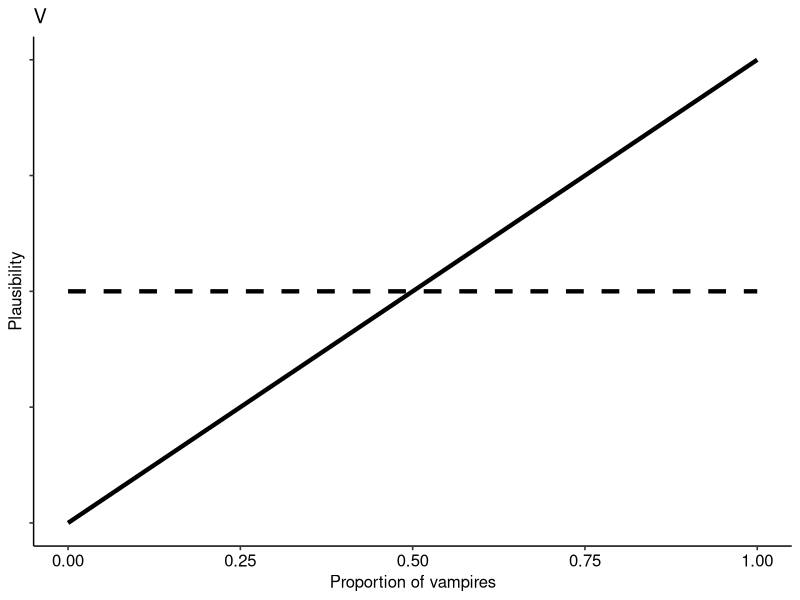
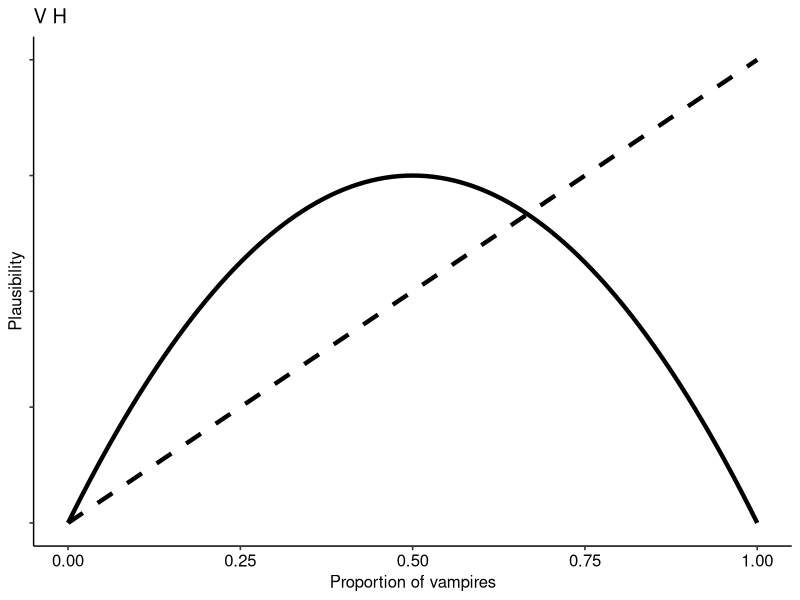
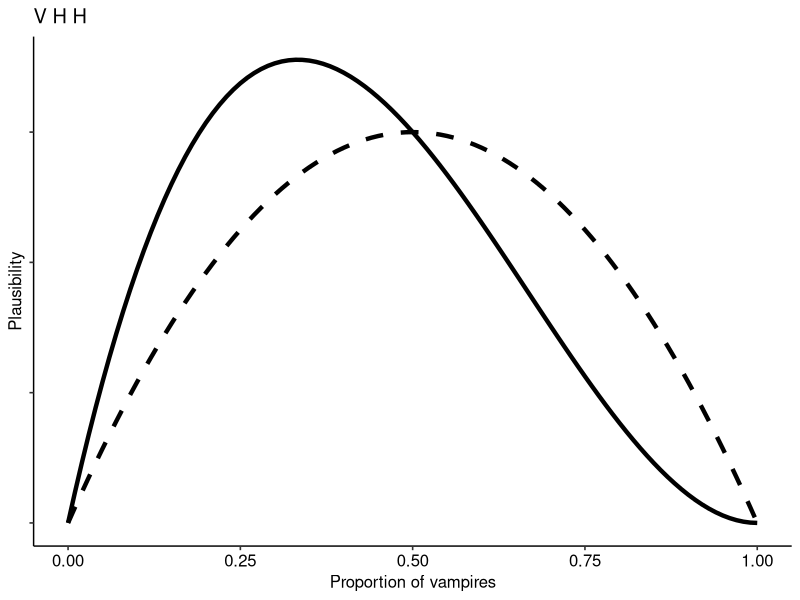
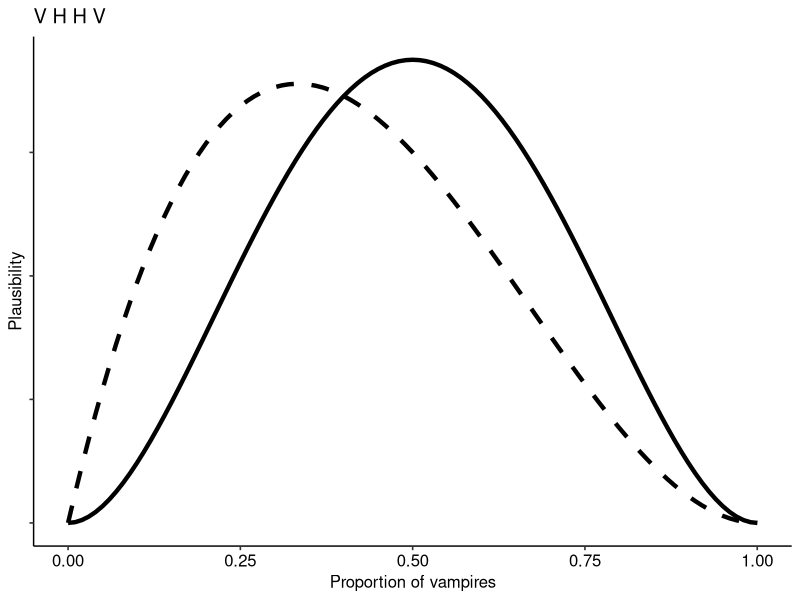
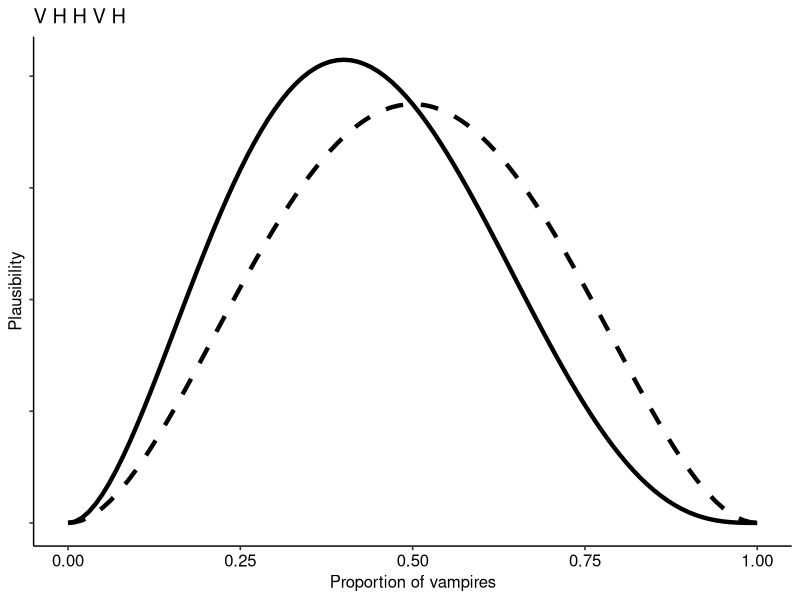
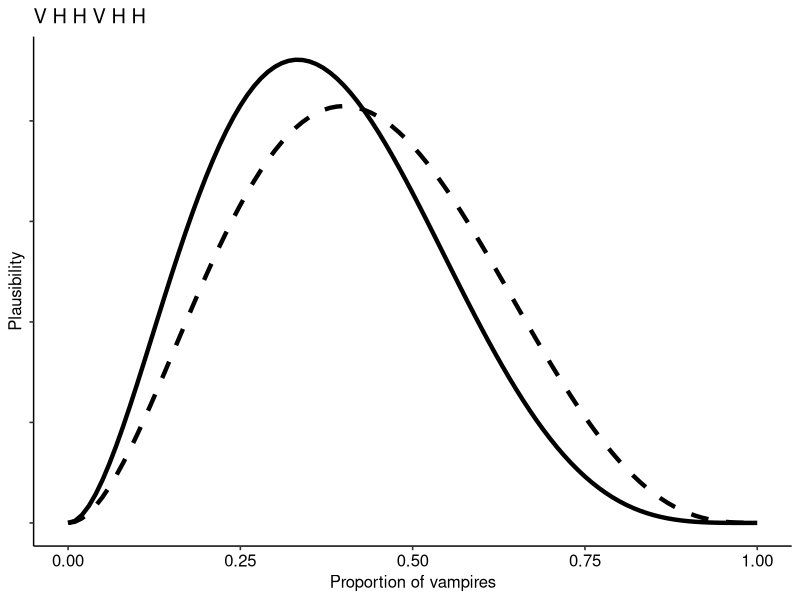
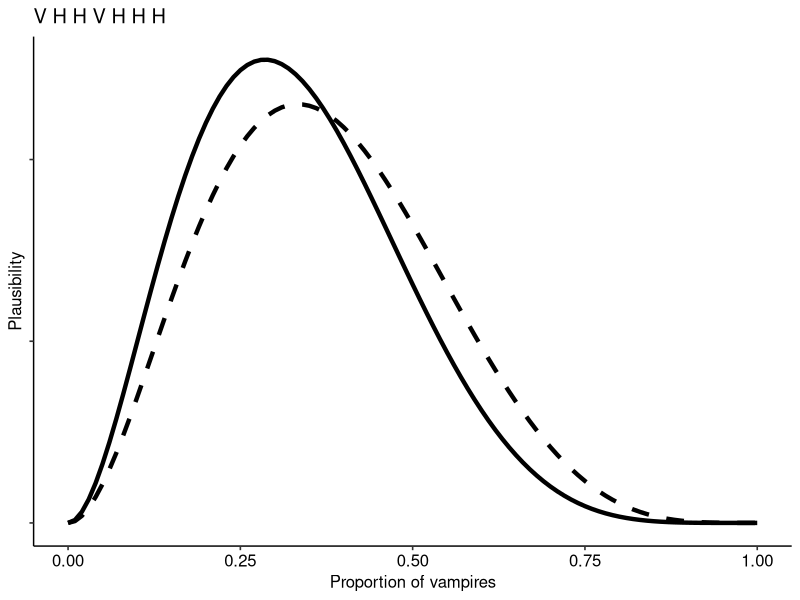
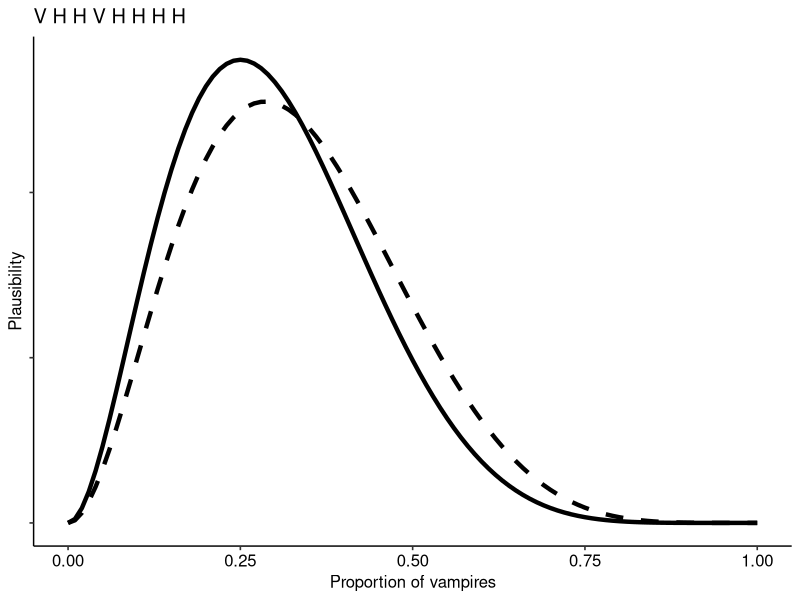

Generate these figures, in order, with R:
## ---- chunk 1
knitr::opts_chunk$set(echo = FALSE, warning = F, message = F, fig.width = 6, fig.height = 4)
## ---- chunk 2
library(tidyverse)
ggplot(data.frame(p = seq(0,1, length.out = 100)), aes(x=p))+
  stat_function(fun = function(x) dbeta(x, 1,1), size=1.5, linetype=2)+
  stat_function(fun = function(x) dbeta(x, 2,1), size=1.5, linetype=1)+
  ggtitle("V")+
  labs(y="Plausibility",x="Proportion of vampires")+
  ggpubr::theme_pubr()+
  theme(axis.text.y = element_blank())
## ---- chunk 3
library(tidyverse)
ggplot(data.frame(p = seq(0,1, length.out = 100)), aes(x=p))+
  stat_function(fun = function(x) dbeta(x, 2,1), size=1.5, linetype=2)+
  stat_function(fun = function(x) dbeta(x, 2,2), size=1.5, linetype=1)+
  ggtitle("V H")+
  labs(y="Plausibility",x="Proportion of vampires")+
  ggpubr::theme_pubr()+
  theme(axis.text.y = element_blank())
## ---- chunk 4
library(tidyverse)
ggplot(data.frame(p = seq(0,1, length.out = 100)), aes(x=p))+
  stat_function(fun = function(x) dbeta(x, 2,2), size=1.5, linetype=2)+
  stat_function(fun = function(x) dbeta(x, 2,3), size=1.5, linetype=1)+
  ggtitle("V H H")+
  labs(y="Plausibility",x="Proportion of vampires")+
  ggpubr::theme_pubr()+
  theme(axis.text.y = element_blank())
## ---- chunk 5
library(tidyverse)
ggplot(data.frame(p = seq(0,1, length.out = 100)), aes(x=p))+
  stat_function(fun = function(x) dbeta(x, 2,3), size=1.5, linetype=2)+
  stat_function(fun = function(x) dbeta(x, 3,3), size=1.5, linetype=1)+
  ggtitle("V H H V")+
  labs(y="Plausibility",x="Proportion of vampires")+
  ggpubr::theme_pubr()+
  theme(axis.text.y = element_blank())
## ---- chunk 6
library(tidyverse)
ggplot(data.frame(p = seq(0,1, length.out = 100)), aes(x=p))+
  stat_function(fun = function(x) dbeta(x, 3,3), size=1.5, linetype=2)+
  stat_function(fun = function(x) dbeta(x, 3,4), size=1.5, linetype=1)+
  ggtitle("V H H V H")+
  labs(y="Plausibility",x="Proportion of vampires")+
  ggpubr::theme_pubr()+
  theme(axis.text.y = element_blank())
## ---- chunk 7
library(tidyverse)
ggplot(data.frame(p = seq(0,1, length.out = 100)), aes(x=p))+
  stat_function(fun = function(x) dbeta(x, 3,4), size=1.5, linetype=2)+
  stat_function(fun = function(x) dbeta(x, 3,5), size=1.5, linetype=1)+
  ggtitle("V H H V H H")+
  labs(y="Plausibility",x="Proportion of vampires")+
  ggpubr::theme_pubr()+
  theme(axis.text.y = element_blank())
## ---- chunk 8
library(tidyverse)
ggplot(data.frame(p = seq(0,1, length.out = 100)), aes(x=p))+
  stat_function(fun = function(x) dbeta(x, 3,5), size=1.5, linetype=2)+
  stat_function(fun = function(x) dbeta(x, 3,6), size=1.5, linetype=1)+
  ggtitle("V H H V H H H")+
  labs(y="Plausibility",x="Proportion of vampires")+
  ggpubr::theme_pubr()+
  theme(axis.text.y = element_blank())
## ---- chunk 9
library(tidyverse)
ggplot(data.frame(p = seq(0,1, length.out = 100)), aes(x=p))+
  stat_function(fun = function(x) dbeta(x, 3,6), size=1.5, linetype=2)+
  stat_function(fun = function(x) dbeta(x, 3,7), size=1.5, linetype=1)+
  ggtitle("V H H V H H H H")+
  labs(y="Plausibility",x="Proportion of vampires")+
  ggpubr::theme_pubr()+
  theme(axis.text.y = element_blank())
## ---- chunk 10
library(tidyverse)
ggplot(data.frame(p = seq(0,1, length.out = 100)), aes(x=p))+
  stat_function(fun = function(x) dbeta(x, 3,7), size=1.5, linetype=2)+
  stat_function(fun = function(x) dbeta(x, 3,8), size=1.5, linetype=1)+
  ggtitle("V H H V H H H H H")+
  labs(y="Plausibility",x="Proportion of vampires")+
  ggpubr::theme_pubr()+
  theme(axis.text.y = element_blank())
## ---- chunk 11
library(tidyverse)
ggplot(data.frame(p = seq(0,1, length.out = 100)), aes(x=p))+
  stat_function(fun = function(x) dbeta(x, 3,8), size=1.5, linetype=2)+
  stat_function(fun = function(x) dbeta(x, 3,9), size=1.5, linetype=1)+
  ggtitle("V H H V H H H H H H")+
  labs(y="Plausibility",x="Proportion of vampires")+
  ggpubr::theme_pubr()+
  theme(axis.text.y = element_blank())
